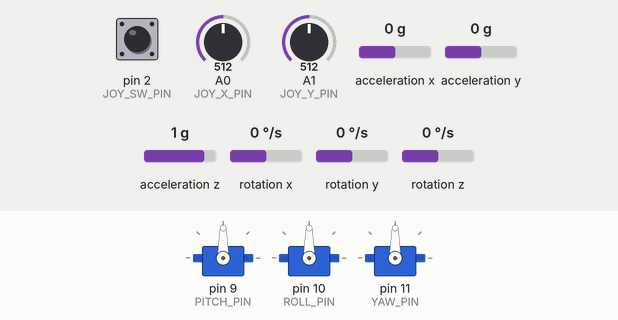
This sketch was run on a simulated Arduino Uno, built with avr-gcc and run on an emulated ATmega328P. Shown: 3 × servo. Wiring (inferred from the names in the program): MPU-6050 motion sensor at I2C address 0x68. The test bench sets the inputs (shaded band); at power-on: acceleration x 0 g, A0 (JOY_X_PIN) = 512, A1 (JOY_Y_PIN) = 512, pin 2 (JOY_SW_PIN) HIGH, acceleration y 0 g, acceleration z 1 g, rotation x 0 °/s, rotation y 0 °/s, rotation z 0 °/s. What the sketch prints to the serial monitor is not drawn.

Above: at 3.7 s.
3.8 s: acceleration x set to -1.4 g
At 6.1 s:
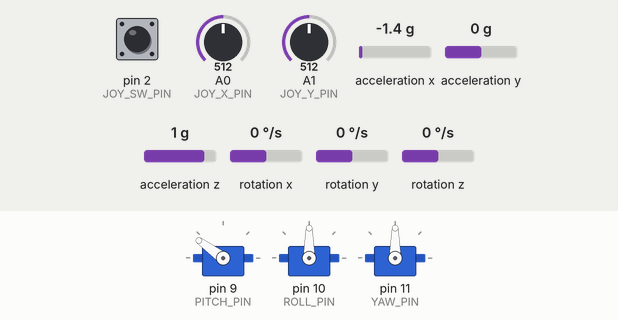
6.8 s: A0 (JOY_X_PIN) set to 529
8.3 s: A0 (JOY_X_PIN) set to 543
At 8.77 s:
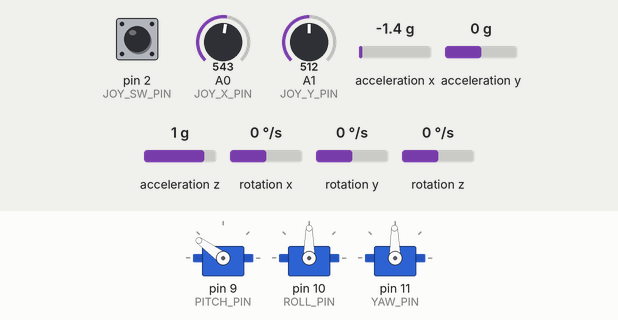
11.3 s: A1 (JOY_Y_PIN) set to 553
At 12.86 s:
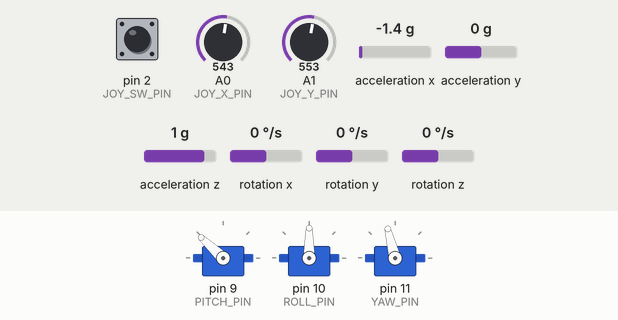
14.3 s: pin 2 (JOY_SW_PIN) pulled LOW for 0.15 s
17.4 s: acceleration y set to -1.4 g
At 17.78 s:
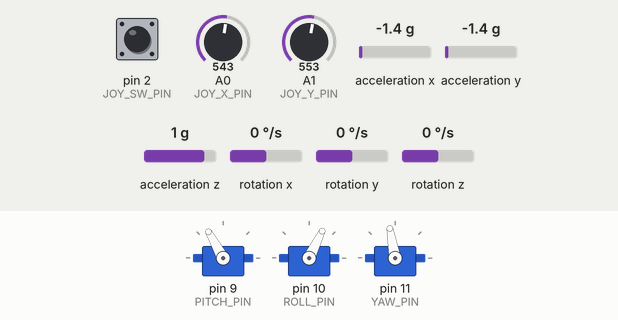
Timing chart, 0 to 25.4 s (numbered marks = the images above; inputs shaded):
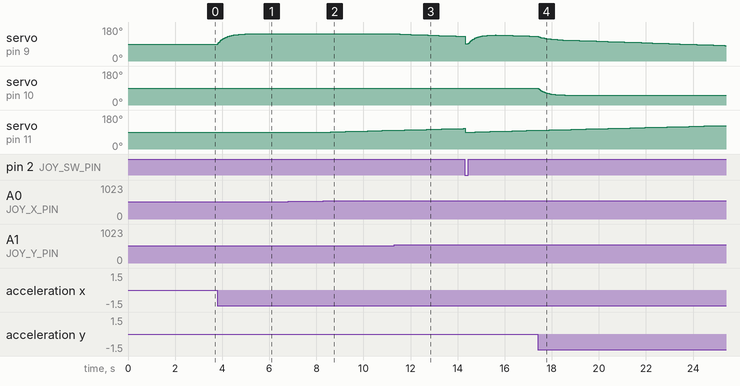

Measured:
- the behaviour switches between 542 and 543 on A1 (JOY_Y_PIN) (found by bisection; images 2 and 3)
- after the input at 3.8 s, servo on pin 9 (PITCH_PIN): moves from 90° to 144° over 1.5 s, starting at once
- after the input at 6.8 s, every drawn part: stays the same
- after the input at 8.3 s, servo on pin 11 (YAW_PIN): moves from 90° to 99° over 2.5 s, starting after 0.32 s
- after the input at 11.3 s, servo on pin 9 (PITCH_PIN): moves from 144° to 131° over 2.8 s, starting at once
- after the input at 17.4 s, servo on pin 10 (ROLL_PIN): moves from 90° to 51° over 1.8 s, starting at once

The sketch:

gimble.ino
```cpp
#include <Wire.h>
#include <Servo.h>

// --- Servo Configuration ---
Servo pitchServo;
Servo rollServo;
Servo yawServo;

const int PITCH_PIN = 9;
const int ROLL_PIN  = 10;
const int YAW_PIN   = 11;

// --- Joystick Configuration ---
const int JOY_X_PIN = A0; // Yaw (Pan)
const int JOY_Y_PIN = A1; // Pitch (Tilt)
const int JOY_SW_PIN = 2; // Push-button for instant re-centering

// --- MPU6050 Configuration ---
const int MPU = 0x68;

float AccX, AccY, AccZ;
float GyroX, GyroY, GyroZ;
float accAngleX, accAngleY;
float roll = 0, pitch = 0;

// Dynamic accumulators for manual control
float pitchTarget = 90.0;
float yawTarget   = 90.0;

// Calibration variables
float AccErrorX = 0, AccErrorY = 0;
float GyroErrorX = 0, GyroErrorY = 0, GyroErrorZ = 0;

float elapsedTime, currentTime, previousTime;
int c = 0;

void setup() {
  Serial.begin(115200);

  // Configure switch pin with internal pull-up (reads LOW when clicked)
  pinMode(JOY_SW_PIN, INPUT_PULLUP);

  // Attach and home servos
  pitchServo.attach(PITCH_PIN);
  rollServo.attach(ROLL_PIN);
  yawServo.attach(YAW_PIN);

  pitchServo.write(90);
  rollServo.write(90);
  yawServo.write(90);

  // Initialize I2C communication
  Wire.begin();
  Wire.beginTransmission(MPU);
  Wire.write(0x6B); // Power management register
  Wire.write(0x00); // Wake up MPU6050
  Wire.endTransmission(true);

  // Calibrate IMU
  Serial.println("Calibrating IMU... Keep flat and still.");
  calculate_IMU_error();
  Serial.println("Calibration complete.");

  delay(100);
  previousTime = millis();
}

void loop() {
  // === 0. Check Joystick Center Button === //
  // With INPUT_PULLUP, unpressed = HIGH, pressed = LOW
  if (digitalRead(JOY_SW_PIN) == LOW) {
    pitchTarget = 90.0;
    yawTarget   = 90.0;
    roll        = 0.0;
    pitch       = 0.0;
  }

  // === 1. Read Accelerometer Data === //
  Wire.beginTransmission(MPU);
  Wire.write(0x3B);
  Wire.endTransmission(false);
  Wire.requestFrom(MPU, 6, true);

  AccX = (Wire.read() << 8 | Wire.read()) / 16384.0;
  AccY = (Wire.read() << 8 | Wire.read()) / 16384.0;
  AccZ = (Wire.read() << 8 | Wire.read()) / 16384.0;

  accAngleX = (atan(AccY / sqrt(pow(AccX, 2) + pow(AccZ, 2))) * 180 / PI) - AccErrorX;
  accAngleY = (atan(-1 * AccX / sqrt(pow(AccY, 2) + pow(AccZ, 2))) * 180 / PI) - AccErrorY;

  // === 2. Read Gyroscope Data === //
  currentTime = millis();
  elapsedTime = (currentTime - previousTime) / 1000.0;
  previousTime = currentTime;

  Wire.beginTransmission(MPU);
  Wire.write(0x43);
  Wire.endTransmission(false);
  Wire.requestFrom(MPU, 6, true);

  GyroX = ((Wire.read() << 8 | Wire.read()) / 131.0) - GyroErrorX;
  GyroY = ((Wire.read() << 8 | Wire.read()) / 131.0) - GyroErrorY;
  GyroZ = ((Wire.read() << 8 | Wire.read()) / 131.0) - GyroErrorZ;

  // === 3. Complementary Filter === //
  roll  = 0.96 * (roll  + GyroX * elapsedTime) + 0.04 * accAngleX;
  pitch = 0.96 * (pitch + GyroY * elapsedTime) + 0.04 * accAngleY;

  // === 4. Process Joystick Stick Inputs === //
  int rawJoyX = analogRead(JOY_X_PIN);
  int rawJoyY = analogRead(JOY_Y_PIN);

  // Deadband around center (512 +/- 30)
  int joyDeltaX = (abs(rawJoyX - 512) > 30) ? (rawJoyX - 512) : 0;
  int joyDeltaY = (abs(rawJoyY - 512) > 30) ? (rawJoyY - 512) : 0;

  yawTarget   += (joyDeltaX / 512.0) * 0.7;
  pitchTarget -= (joyDeltaY / 512.0) * 0.7;

  yawTarget   = constrain(yawTarget, 10, 170);
  pitchTarget = constrain(pitchTarget, 20, 160);

  // === 5. Map to Servo Positions === //
  int servoRollPos  = constrain(map((int)roll, -90, 90, 0, 180), 0, 180);
  int servoPitchPos = constrain((int)pitchTarget + (int)pitch, 0, 180);
  int servoYawPos   = constrain((int)yawTarget, 0, 180);

  pitchServo.write(servoPitchPos);
  rollServo.write(servoRollPos);
  yawServo.write(servoYawPos);

  delay(10);
}

void calculate_IMU_error() {
  c = 0;
  while (c < 200) {
    Wire.beginTransmission(MPU);
    Wire.write(0x3B);
    Wire.endTransmission(false);
    Wire.requestFrom(MPU, 6, true);

    AccX = (Wire.read() << 8 | Wire.read()) / 16384.0;
    AccY = (Wire.read() << 8 | Wire.read()) / 16384.0;
    AccZ = (Wire.read() << 8 | Wire.read()) / 16384.0;

    AccErrorX += (atan((AccY) / sqrt(pow((AccX), 2) + pow((AccZ), 2))) * 180 / PI);
    AccErrorY += (atan(-1 * (AccX) / sqrt(pow((AccY), 2) + pow((AccZ), 2))) * 180 / PI);
    c++;
    delay(5);
  }
  AccErrorX /= 200.0;
  AccErrorY /= 200.0;

  c = 0;
  while (c < 200) {
    Wire.beginTransmission(MPU);
    Wire.write(0x43);
    Wire.endTransmission(false);
    Wire.requestFrom(MPU, 6, true);

    GyroX = Wire.read() << 8 | Wire.read();
    GyroY = Wire.read() << 8 | Wire.read();
    GyroZ = Wire.read() << 8 | Wire.read();

    GyroErrorX += (GyroX / 131.0);
    GyroErrorY += (GyroY / 131.0);
    GyroErrorZ += (GyroZ / 131.0);
    c++;
    delay(5);
  }
  GyroErrorX /= 200.0;
  GyroErrorY /= 200.0;
  GyroErrorZ /= 200.0;
}
```
